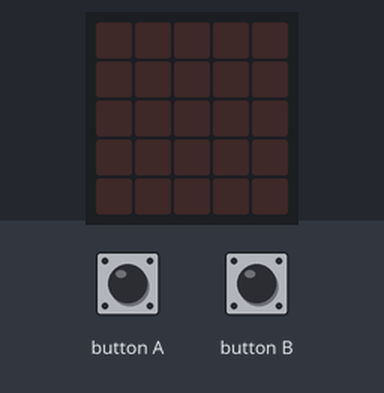
Bench run of a program on a simulated BBC micro:bit (MakeCode). Parts: the board's 5×5 LED display. Inputs (shaded band) come from the test bench.

Above: at 1.2 s.
1.3 s: button A pressed for 3.2 s
At 1.7 s:
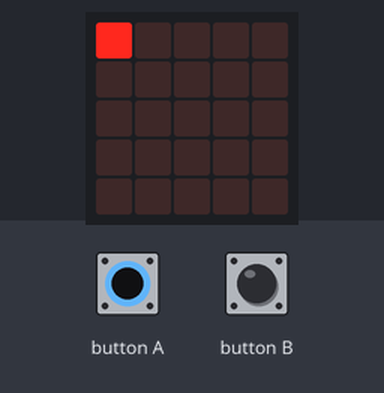
6.0 s: button B pressed for 1 s
At 6.9 s:
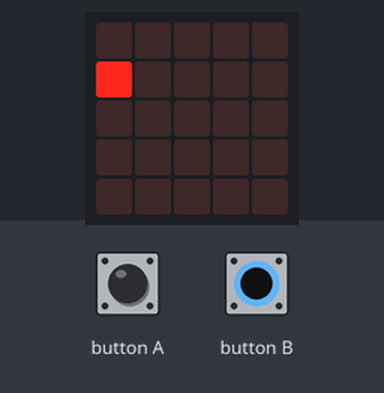
8.5 s: button B pressed for 0.15 s
At 8.9 s:
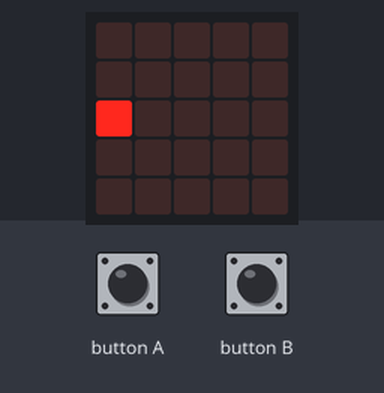
10.5 s: button B pressed for 3.2 s
At 10.8 s:
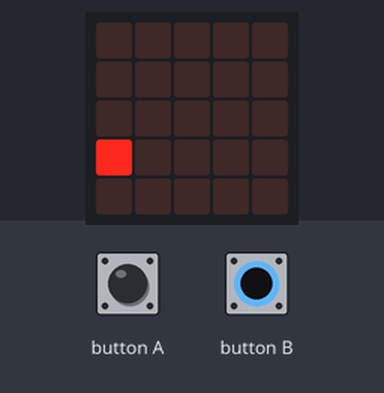
15.2 s: button A driven LOW and button B driven LOW
At 15.45 s:
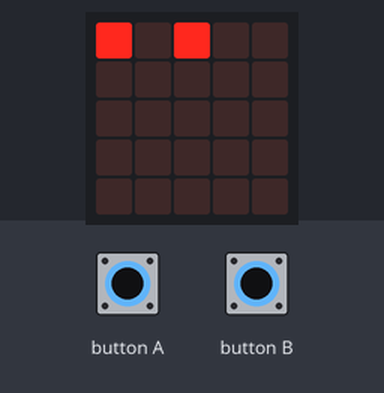
18.2 s: button A released
At 20.2 s:
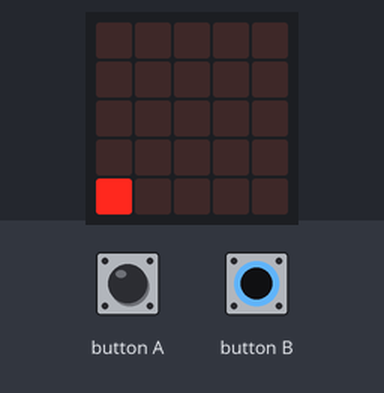
Timing chart, 0 to 21.7 s (numbered marks = the images above; inputs shaded):
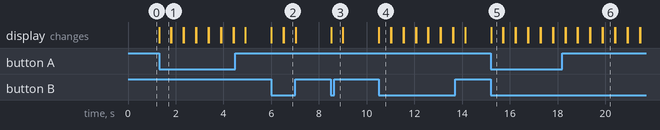

Measured:
- after the input at 1.3 s, the display: changes at once (image 1)
- after the input at 6.0 s, the display: first changes at once (image 2 shows a later state)
- after the input at 8.5 s, the display: changes at once (image 3)
- after the input at 10.5 s, the display: changes at once (image 4)
- after the input at 15.2 s, the display: first changes at once (image 5 shows a later state)
- after the input at 18.2 s, the display: first differs from a run without the input after 0.13 s (image 6 shows a later state)
- what the display in image 1 shows lasts 0.5 s, from 1.3 s to 1.8 s

The program:

main.ts
```typescript
input.onButtonPressed(Button.A, function () {

})
let x = 0
let y = x
basic.forever(function () {
    if (input.buttonIsPressed(Button.A)) {
        led.plot(x, 0)
        basic.pause(500)
        basic.clearScreen()
        x += 1
    }
    if (x > 4) {
        x = 0
    }
})
basic.forever(function () {
    if (input.buttonIsPressed(Button.B)) {
        led.plot(0, y)
        basic.pause(500)
        basic.clearScreen()
        y += 1
        basic.clearScreen()
    }
    if (y > 4) {
        y = 0
    }
})
```

test.ts
```typescript
// 在此处测试；当此软件包作为插件使用时，将不会编译此软件包。
```
